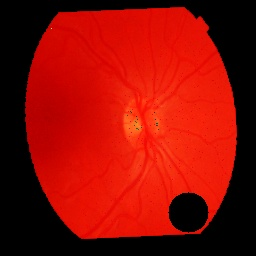
#> input picture test_images/im01-RET029OD.jpg, 256 x 256 px; its folder holds only this picture in this run
$ python main.py
#> lines starting #> are read from the running program, lines starting #| are printed output that depends on the picture; after the words box and inside, x2 and y2 are one past the last pixel; in counts of white or black regions, pixels touching at a corner belong together
import argparse
import os
import cv2
import numpy as np
from matplotlib import pyplot as plt


def main():
    # parse arguments
    parser = argparse.ArgumentParser()

    parser.add_argument(
    "--path",
    type=str,
    help="Specify path to the directory containing the images to be processed",
    default="test_images")

    parser.add_argument(
    "--show",
    type=str,
    help="Show each processed image",
    default="n")


    args = parser.parse_args()

    # get list of files in the directory
    files = os.listdir(args.path)

    # remove any extra files MAC might have put in there
    if ".DS_Store" in files:
        files.remove(".DS_Store")


    # Create a directory to store the results
    # if it exists, overwrite it
    if os.path.exists("results"):
        # recursively remove the directory called results
        for file in os.listdir("results"):
            os.remove("results/" + file)
        os.rmdir("results")

    os.makedirs("results")

    # Process each image
    for file in files:
        print("Processing image: ", file)
        try:
            orig_img = cv2.imread(args.path + "/" + file)
#> orig_img is the input picture: shape (256, 256, 3); mean B, G, R 4.1, 12.8, 141.4
            #show_image(orig_img, "original image")

            img = add_in_painting(orig_img)

            img = gamma_correction(img)

            # experimental method I made to try and remove dark patches of noise
            img = dark_noise_replacement(img)

            img = clahe(img)

            img = median_filter(img)

            img = fix_perspective(img)


            if args.show == "y":
                show_image(orig_img, "unprocessed image")
                show_image(img, "processed image")
                if cv2.waitKey(0) & 0xFF == ord('q'):
                    cv2.destroyAllWindows()

            cv2.imwrite("results/" + file, img)

        # print exception and continue
        except Exception as e:
            print("Exception: ", e)
            continue


def show_image(img, name="image"):
    cv2.imshow(name, img)
    return

def add_in_painting(img):
    # load mask of the hole to fill
    mask = cv2.imread("masks/inpaint_mask.jpg", cv2.IMREAD_GRAYSCALE)
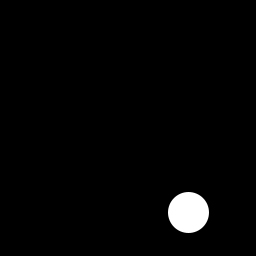
#> input picture masks/inpaint_mask.jpg, 256 x 256 px
#> mask is the input picture: shape (256, 256); min 0, max 255, mean 5.1
    img = img.astype(np.uint8)
    mask = mask.astype(np.uint8)

    # paint the hole using inpainting
    img = cv2.inpaint(img,mask,3,cv2.INPAINT_NS)

    return img

def dark_noise_replacement(img):
    eye_mask = cv2.imread("masks/eye_mask.png", cv2.IMREAD_GRAYSCALE)
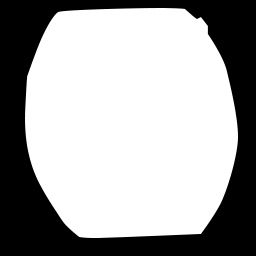
#> input picture masks/eye_mask.png, 256 x 256 px
#> eye_mask is the input picture: shape (256, 256); min 0, max 255, mean 163.8
    img = cv2.bitwise_and(img, img, mask=eye_mask)
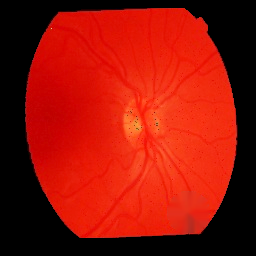
#> img: shape (256, 256, 3); mean of channels 0, 1, 2 7.7, 20.6, 148.2; drawn as B, G, R

    # convert to ycrcb
    ycrcb_img = cv2.cvtColor(img, cv2.COLOR_BGR2YCrCb)
#> ycrcb_img: shape (256, 256, 3); mean of channels 0, 1, 2 57.3, 192.8, 100

    # for all brightness values less than 25, make a mask that includes them
    mask = cv2.inRange(ycrcb_img[:,:,0], 0, 25)
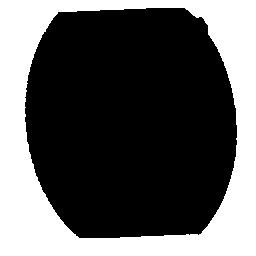
#> mask: shape (256, 256); 35.9% white; 1 white region, box (x1, y1, x2, y2) and area: (0, 0, 256, 256) 23548
    # now apply a mask to the image to ensure that it is only pixels on the eye
    mask = cv2.bitwise_and(mask, eye_mask)
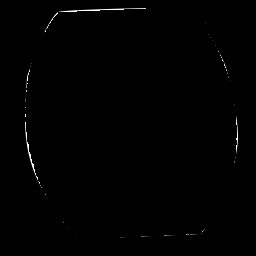
#> mask: shape (256, 256); min 0, max 255, mean 1

    # display the mask to make sure it is correct
    #show_image(mask, "mask")

    # paint anything in that mask using inpainting
    img = cv2.inpaint(img,mask,10,cv2.INPAINT_NS)
    return img


def plot_histogram(img, file_name, gray_scale = False):
    #https://docs.opencv.org/3.4/d1/db7/tutorial_py_histogram_begins.html
    # used for plotting the histogram

    plt.rcParams.update({'font.size': 15})

    if (gray_scale):
        cv2.cvtColor(img, cv2.COLOR_BGR2GRAY)
        hist = cv2.calcHist([img],[0],None,[256],[0,256])
        plt.plot(hist)
    else:
        color = ('b','g','r')
        for i,col in enumerate(color):
            hist = cv2.calcHist([img],[i],None,[256],[0,256])
            plt.plot(hist,color = col)

    plt.xlim([0,256])
    plt.ylabel("Count")
    plt.xlabel("Pixel Value")
    plt.title("Histogram of " + file_name)
    plt.show()
    return


# taken from https://github.com/atapour/ip-python-opencv/blob/main/gamma_correction.py
def gamma_correction(img, gamma=0.8):
    img = ((np.power(img/255, gamma))*255).astype('uint8')

    return img


# help from https://docs.opencv.org/4.x/da/d6e/tutorial_py_geometric_transformations.html
# and https://medium.com/analytics-vidhya/opencv-perspective-transformation-9edffefb2143
def fix_perspective(img):
    rows, cols = img.shape[:2]

    src_points = np.float32([[25,125], [235,115], [125,9], [143,235]])

    '''
    CODE TO DRAW THE POINTS ON THE IMAGE
    for point in src_points:
        get the x and y coordinates of the point
        x = int(point[0])
        y = int(point[1])
        img = cv2.circle(img, (x,y), radius=3, color=(0, 255, 0), thickness=-1,)


    '''
    dst_points = np.float32([[10,125], [240,125], [130,23], [130,232]])
    projective_matrix = cv2.getPerspectiveTransform(src_points, dst_points)

    # return the image with the perspective transform applied
    return cv2.warpPerspective(img, projective_matrix, (cols,rows))


def median_filter(img):
    img = cv2.medianBlur(img,3)
    return img

def equalize_histogram(img):
    # credit to https://www.etutorialspoint.com/index.php/311-python-opencv-histogram-equalization
    # https://stackoverflow.com/questions/31998428/opencv-python-equalizehist-colored-image

    # convert from RGB color-space to YCrCb
    ycrcb_img = cv2.cvtColor(img, cv2.COLOR_BGR2YCrCb)

    # equalize the histogram of the Y channel
    ycrcb_img[:, :, 0] = cv2.equalizeHist(ycrcb_img[:, :, 0])

    # convert back to RGB color-space from YCrCb
    img = cv2.cvtColor(ycrcb_img, cv2.COLOR_YCrCb2BGR)
    return img

def clahe(img, clipLimit=1, tileGridSize=(3, 3)):

    # convert from RGB color-space to YCrCb
#> called with clipLimit = 1, tileGridSize = (3, 3)
    ycrcb_img = cv2.cvtColor(img, cv2.COLOR_BGR2YCrCb)
#> ycrcb_img: shape (256, 256, 3); mean of channels 0, 1, 2 57.6, 193, 99.9

    # apply CLAHE to the Y channel
    clahe = cv2.createCLAHE(clipLimit, tileGridSize)
    ycrcb_img[:, :, 0] = clahe.apply(ycrcb_img[:, :, 0])
#> ycrcb_img: shape (256, 256, 3); mean of channels 0, 1, 2 62.1, 193, 99.9

    # convert back to RGB color-space from YCrCb
    img = cv2.cvtColor(ycrcb_img, cv2.COLOR_YCrCb2BGR)

    return img


if __name__ == "__main__":
    main()
#> in fix_perspective, `return cv2.warpPerspective(img, projective_matrix, (cols,rows))`:
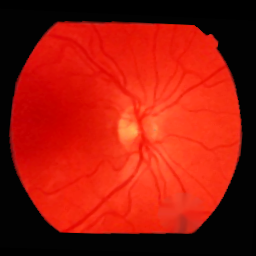
#> returned value: shape (256, 256, 3); mean of channels 0, 1, 2 12.3, 25.4, 154; drawn as B, G, R
